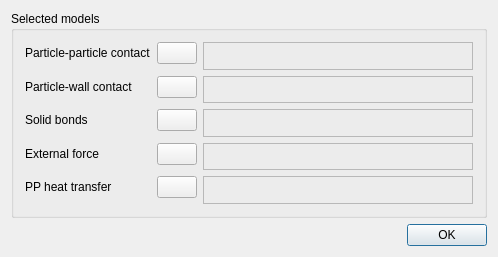
<?xml version="1.0" encoding="UTF-8"?>
<ui version="4.0">
 <class>CModelsConfiguratorTab</class>
 <widget class="QDialog" name="CModelsConfiguratorTab">
  <property name="windowModality">
   <enum>Qt::ApplicationModal</enum>
  </property>
  <property name="geometry">
   <rect>
    <x>0</x>
    <y>0</y>
    <width>498</width>
    <height>257</height>
   </rect>
  </property>
  <property name="windowTitle">
   <string>Model Configurator</string>
  </property>
  <property name="windowIcon">
   <iconset resource="../../MUSEN/QT_GUI/qt_gui.qrc">
    <normaloff>:/QT_GUI/Resources/MUSEN_Ico.png</normaloff>:/QT_GUI/Resources/MUSEN_Ico.png</iconset>
  </property>
  <layout class="QVBoxLayout" name="verticalLayout" stretch="0,0">
   <item>
    <widget class="QGroupBox" name="groupBoxModels">
     <property name="title">
      <string>Selected models</string>
     </property>
     <layout class="QGridLayout" name="gridLayout" columnstretch="0,0,1">
      <item row="4" column="1">
       <widget class="QPushButton" name="buttonAddSB">
        <property name="text">
         <string/>
        </property>
        <property name="icon">
         <iconset resource="../../MUSEN/QT_GUI/qt_gui.qrc">
          <normaloff>:/QT_GUI/Pictures/add.png</normaloff>:/QT_GUI/Pictures/add.png</iconset>
        </property>
        <property name="autoDefault">
         <bool>false</bool>
        </property>
       </widget>
      </item>
      <item row="5" column="0" colspan="2">
       <spacer name="verticalSpacerSB">
        <property name="orientation">
         <enum>Qt::Vertical</enum>
        </property>
        <property name="sizeHint" stdset="0">
         <size>
          <width>20</width>
          <height>40</height>
         </size>
        </property>
       </spacer>
      </item>
      <item row="8" column="0">
       <widget class="QLabel" name="labelHT">
        <property name="text">
         <string>PP heat transfer</string>
        </property>
       </widget>
      </item>
      <item row="2" column="1">
       <widget class="QPushButton" name="buttonAddPW">
        <property name="text">
         <string/>
        </property>
        <property name="icon">
         <iconset resource="../../MUSEN/QT_GUI/qt_gui.qrc">
          <normaloff>:/QT_GUI/Pictures/add.png</normaloff>:/QT_GUI/Pictures/add.png</iconset>
        </property>
        <property name="autoDefault">
         <bool>false</bool>
        </property>
       </widget>
      </item>
      <item row="0" column="1">
       <widget class="QPushButton" name="buttonAddPP">
        <property name="text">
         <string/>
        </property>
        <property name="icon">
         <iconset resource="../../MUSEN/QT_GUI/qt_gui.qrc">
          <normaloff>:/QT_GUI/Pictures/add.png</normaloff>:/QT_GUI/Pictures/add.png</iconset>
        </property>
        <property name="autoDefault">
         <bool>false</bool>
        </property>
       </widget>
      </item>
      <item row="8" column="1">
       <widget class="QPushButton" name="buttonAddHT">
        <property name="text">
         <string/>
        </property>
        <property name="icon">
         <iconset resource="../../MUSEN/QT_GUI/qt_gui.qrc">
          <normaloff>:/QT_GUI/Pictures/add.png</normaloff>:/QT_GUI/Pictures/add.png</iconset>
        </property>
        <property name="autoDefault">
         <bool>false</bool>
        </property>
       </widget>
      </item>
      <item row="6" column="0">
       <widget class="QLabel" name="labelEF">
        <property name="text">
         <string>External force</string>
        </property>
       </widget>
      </item>
      <item row="1" column="0" colspan="2">
       <spacer name="verticalSpacerPP">
        <property name="orientation">
         <enum>Qt::Vertical</enum>
        </property>
        <property name="sizeHint" stdset="0">
         <size>
          <width>20</width>
          <height>40</height>
         </size>
        </property>
       </spacer>
      </item>
      <item row="2" column="0">
       <widget class="QLabel" name="labelPW">
        <property name="text">
         <string>Particle-wall contact</string>
        </property>
       </widget>
      </item>
      <item row="2" column="2" rowspan="2">
       <widget class="QFrame" name="framePW">
        <property name="frameShape">
         <enum>QFrame::StyledPanel</enum>
        </property>
        <property name="frameShadow">
         <enum>QFrame::Raised</enum>
        </property>
        <layout class="QVBoxLayout" name="verticalLayout_3">
         <property name="spacing">
          <number>0</number>
         </property>
         <property name="leftMargin">
          <number>0</number>
         </property>
         <property name="topMargin">
          <number>0</number>
         </property>
         <property name="rightMargin">
          <number>0</number>
         </property>
         <property name="bottomMargin">
          <number>0</number>
         </property>
         <item>
          <layout class="QVBoxLayout" name="layoutPW">
           <property name="spacing">
            <number>0</number>
           </property>
           <property name="sizeConstraint">
            <enum>QLayout::SetMinimumSize</enum>
           </property>
          </layout>
         </item>
         <item>
          <spacer name="verticalSpacer_2">
           <property name="orientation">
            <enum>Qt::Vertical</enum>
           </property>
           <property name="sizeHint" stdset="0">
            <size>
             <width>20</width>
             <height>40</height>
            </size>
           </property>
          </spacer>
         </item>
        </layout>
       </widget>
      </item>
      <item row="0" column="2" rowspan="2">
       <widget class="QFrame" name="framePP">
        <property name="frameShape">
         <enum>QFrame::StyledPanel</enum>
        </property>
        <property name="frameShadow">
         <enum>QFrame::Raised</enum>
        </property>
        <layout class="QVBoxLayout" name="verticalLayout_2">
         <property name="spacing">
          <number>0</number>
         </property>
         <property name="leftMargin">
          <number>0</number>
         </property>
         <property name="topMargin">
          <number>0</number>
         </property>
         <property name="rightMargin">
          <number>0</number>
         </property>
         <property name="bottomMargin">
          <number>0</number>
         </property>
         <item>
          <layout class="QVBoxLayout" name="layoutPP">
           <property name="spacing">
            <number>0</number>
           </property>
           <property name="leftMargin">
            <number>0</number>
           </property>
           <property name="topMargin">
            <number>0</number>
           </property>
           <property name="rightMargin">
            <number>0</number>
           </property>
           <property name="bottomMargin">
            <number>0</number>
           </property>
          </layout>
         </item>
         <item>
          <spacer name="verticalSpacer">
           <property name="orientation">
            <enum>Qt::Vertical</enum>
           </property>
           <property name="sizeHint" stdset="0">
            <size>
             <width>20</width>
             <height>23</height>
            </size>
           </property>
          </spacer>
         </item>
        </layout>
       </widget>
      </item>
      <item row="7" column="0" colspan="2">
       <spacer name="verticalSpacerEF">
        <property name="orientation">
         <enum>Qt::Vertical</enum>
        </property>
        <property name="sizeHint" stdset="0">
         <size>
          <width>20</width>
          <height>40</height>
         </size>
        </property>
       </spacer>
      </item>
      <item row="4" column="2" rowspan="2">
       <widget class="QFrame" name="frameSB">
        <property name="frameShape">
         <enum>QFrame::StyledPanel</enum>
        </property>
        <property name="frameShadow">
         <enum>QFrame::Raised</enum>
        </property>
        <layout class="QVBoxLayout" name="verticalLayout_4">
         <property name="spacing">
          <number>0</number>
         </property>
         <property name="leftMargin">
          <number>0</number>
         </property>
         <property name="topMargin">
          <number>0</number>
         </property>
         <property name="rightMargin">
          <number>0</number>
         </property>
         <property name="bottomMargin">
          <number>0</number>
         </property>
         <item>
          <layout class="QVBoxLayout" name="layoutSB">
           <property name="spacing">
            <number>0</number>
           </property>
          </layout>
         </item>
         <item>
          <spacer name="verticalSpacer_3">
           <property name="orientation">
            <enum>Qt::Vertical</enum>
           </property>
           <property name="sizeHint" stdset="0">
            <size>
             <width>20</width>
             <height>40</height>
            </size>
           </property>
          </spacer>
         </item>
        </layout>
       </widget>
      </item>
      <item row="8" column="2" rowspan="2">
       <widget class="QFrame" name="frameHT">
        <property name="frameShape">
         <enum>QFrame::StyledPanel</enum>
        </property>
        <property name="frameShadow">
         <enum>QFrame::Raised</enum>
        </property>
        <layout class="QVBoxLayout" name="verticalLayout_5">
         <property name="spacing">
          <number>0</number>
         </property>
         <property name="leftMargin">
          <number>0</number>
         </property>
         <property name="topMargin">
          <number>0</number>
         </property>
         <property name="rightMargin">
          <number>0</number>
         </property>
         <property name="bottomMargin">
          <number>0</number>
         </property>
         <item>
          <layout class="QVBoxLayout" name="layoutHT">
           <property name="spacing">
            <number>0</number>
           </property>
          </layout>
         </item>
         <item>
          <spacer name="verticalSpacer_5">
           <property name="orientation">
            <enum>Qt::Vertical</enum>
           </property>
           <property name="sizeHint" stdset="0">
            <size>
             <width>20</width>
             <height>40</height>
            </size>
           </property>
          </spacer>
         </item>
        </layout>
       </widget>
      </item>
      <item row="6" column="1">
       <widget class="QPushButton" name="buttonAddEF">
        <property name="text">
         <string/>
        </property>
        <property name="icon">
         <iconset resource="../../MUSEN/QT_GUI/qt_gui.qrc">
          <normaloff>:/QT_GUI/Pictures/add.png</normaloff>:/QT_GUI/Pictures/add.png</iconset>
        </property>
        <property name="autoDefault">
         <bool>false</bool>
        </property>
       </widget>
      </item>
      <item row="4" column="0">
       <widget class="QLabel" name="labelSB">
        <property name="text">
         <string>Solid bonds</string>
        </property>
       </widget>
      </item>
      <item row="6" column="2" rowspan="2">
       <widget class="QFrame" name="frameEF">
        <property name="frameShape">
         <enum>QFrame::StyledPanel</enum>
        </property>
        <property name="frameShadow">
         <enum>QFrame::Raised</enum>
        </property>
        <layout class="QVBoxLayout" name="verticalLayout_6">
         <property name="spacing">
          <number>0</number>
         </property>
         <property name="leftMargin">
          <number>0</number>
         </property>
         <property name="topMargin">
          <number>0</number>
         </property>
         <property name="rightMargin">
          <number>0</number>
         </property>
         <property name="bottomMargin">
          <number>0</number>
         </property>
         <item>
          <layout class="QVBoxLayout" name="layoutEF">
           <property name="spacing">
            <number>0</number>
           </property>
          </layout>
         </item>
         <item>
          <spacer name="verticalSpacer_4">
           <property name="orientation">
            <enum>Qt::Vertical</enum>
           </property>
           <property name="sizeHint" stdset="0">
            <size>
             <width>20</width>
             <height>40</height>
            </size>
           </property>
          </spacer>
         </item>
        </layout>
       </widget>
      </item>
      <item row="0" column="0">
       <widget class="QLabel" name="labelPP">
        <property name="text">
         <string>Particle-particle contact</string>
        </property>
       </widget>
      </item>
      <item row="3" column="0" colspan="2">
       <spacer name="verticalSpacerPW">
        <property name="orientation">
         <enum>Qt::Vertical</enum>
        </property>
        <property name="sizeHint" stdset="0">
         <size>
          <width>20</width>
          <height>40</height>
         </size>
        </property>
       </spacer>
      </item>
      <item row="9" column="0" colspan="2">
       <spacer name="verticalSpacerHT">
        <property name="orientation">
         <enum>Qt::Vertical</enum>
        </property>
        <property name="sizeHint" stdset="0">
         <size>
          <width>20</width>
          <height>40</height>
         </size>
        </property>
       </spacer>
      </item>
     </layout>
    </widget>
   </item>
   <item>
    <layout class="QHBoxLayout" name="horizontalLayout_2">
     <item>
      <spacer name="horizontalSpacer">
       <property name="orientation">
        <enum>Qt::Horizontal</enum>
       </property>
       <property name="sizeHint" stdset="0">
        <size>
         <width>40</width>
         <height>20</height>
        </size>
       </property>
      </spacer>
     </item>
     <item>
      <widget class="QPushButton" name="buttonOK">
       <property name="text">
        <string>OK</string>
       </property>
       <property name="icon">
        <iconset resource="../../MUSEN/QT_GUI/qt_gui.qrc">
         <normaloff>:/QT_GUI/Pictures/apply.png</normaloff>:/QT_GUI/Pictures/apply.png</iconset>
       </property>
      </widget>
     </item>
    </layout>
   </item>
  </layout>
 </widget>
 <layoutdefault spacing="6" margin="11"/>
 <tabstops>
  <tabstop>buttonOK</tabstop>
 </tabstops>
 <resources>
  <include location="../../MUSEN/QT_GUI/qt_gui.qrc"/>
 </resources>
 <connections/>
</ui>
